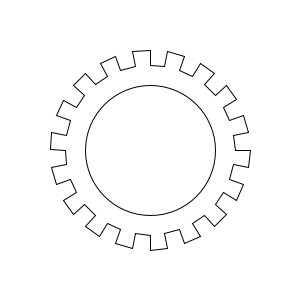
Frame 1 (no input)
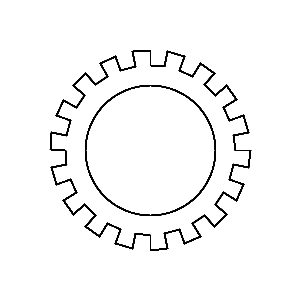
Frame 60 (the mouse pressed at the canvas centre just before this capture)
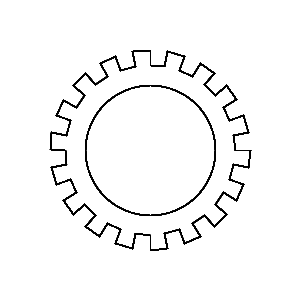
Frame 120 (the mouse held since frame 60 and released just before this capture)

The Processing sketch that drew these frames (run headless with seeded random() and noise(); from frame 60 on, the mouse is pressed at the canvas centre):

// Processing sketch: processing_122570
// ── processing_122570.pde

float innerR=65;
float gearWheelInnerR=85;
float gearWheelOuterR=100;

float centerX,centerY;
void setup() {
  ellipseMode(RADIUS);
    size(300, 300);
    stroke(0);
    background(255);
    noFill();
    smooth();
    centerX = width/2;
    centerY = height/2;
}

void draw() {

  boolean outerFlag = false;
  beginShape();
  for(int i = 0; i < 360; i += 10){
    float r = outerFlag ? gearWheelOuterR : gearWheelInnerR;
    float x = cos(radians(i)) * r + centerX;
    float y = sin(radians(i)) * r + centerY;
    vertex(x, y);
    r = outerFlag ? gearWheelInnerR : gearWheelOuterR;
    x = cos(radians(i)) * r + centerX;
    y = sin(radians(i)) * r + centerY;
    vertex(x, y);
    outerFlag = !outerFlag;
  }
  endShape(CLOSE);
  
  ellipse(centerX, centerY, innerR, innerR);
}
